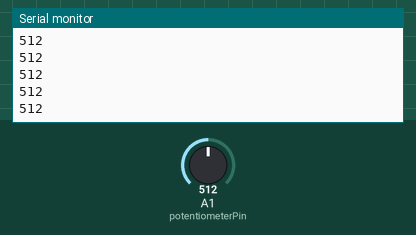
This sketch was run on a simulated Arduino Uno, built with avr-gcc and run on an emulated ATmega328P. Parts: the last lines printed to the serial monitor. Inputs (shaded band) come from the test bench; at power-on: A1 (potentiometerPin) = 512.

Above: at 1.2 s.
1.3 s: A1 (potentiometerPin) set to 716
At 2.3 s:
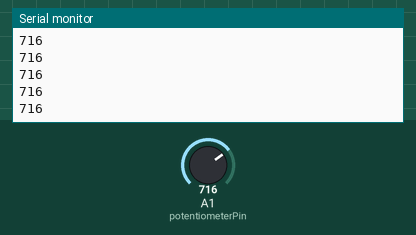
2.8 s: A1 (potentiometerPin) set to 900
At 3.7 s:
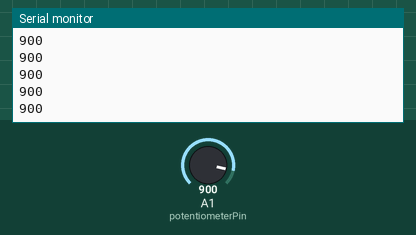
Timing chart, 0 to 5.8 s (numbered marks = the images above; inputs shaded):
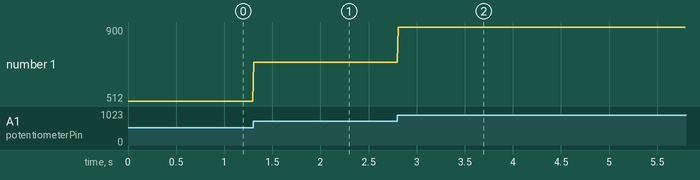

Measured:
- after the input at 1.3 s, the serial monitor: prints a new line at once (image 1)
- after the input at 2.8 s, the serial monitor: prints a new line at once (image 2)
- plotted number 1: 512 → 716 after the input at 1.3 s, 716 → 900 after the input at 2.8 s

The sketch:

sketch_apr16a.ino
```cpp
int potentiometerPin = A1;  //pin where potentiometer is connected
int sensorValue = 0;        //variable to store sensor value

void setup() {
  Serial.begin(9600);  //start serial communication between Arduino and p5
}

void loop() {
  sensorValue = analogRead(potentiometerPin);  //read analog sensor value (0–1023)
  Serial.println(sensorValue);                 //sends value to p5 in a single line, with the \n tells telling p5 its the end of the message
  delay(10);                                   //small delay to stabilize the readings
}
```
